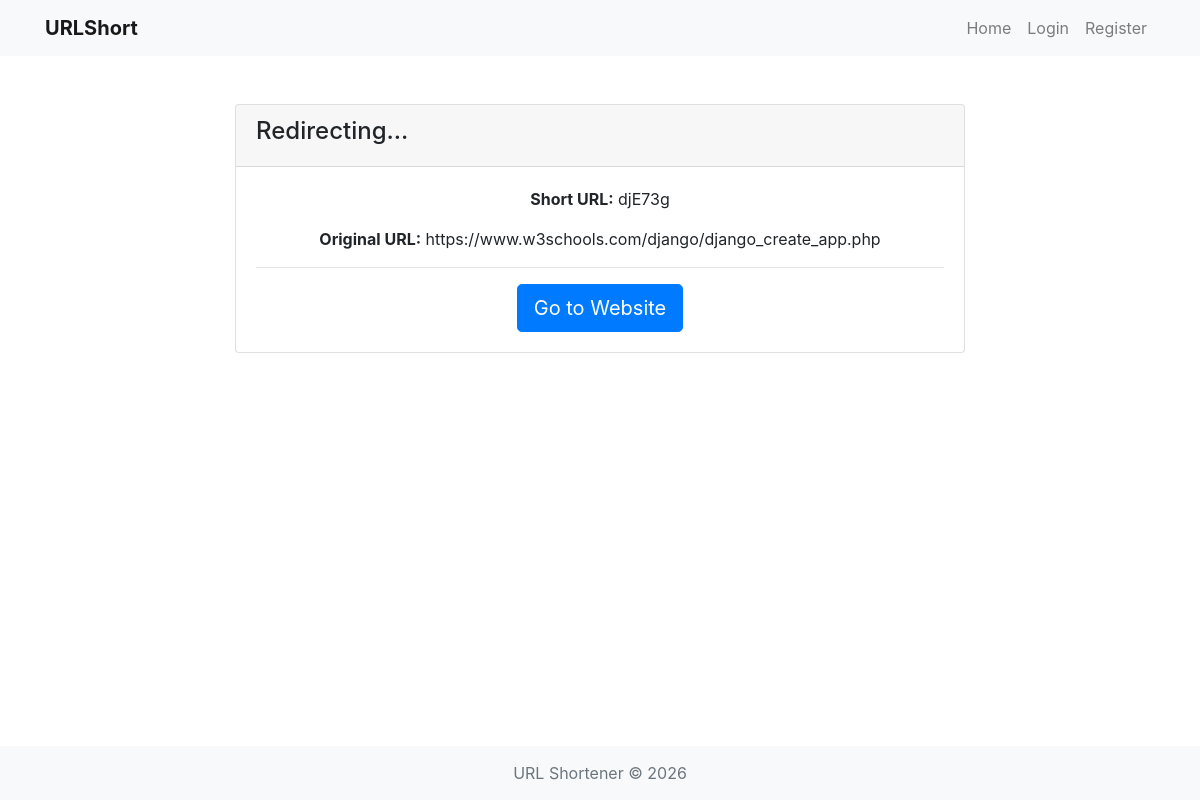
Screenshot of /djE73g/ with the database file from the repository.
### urlshort/models.py (models this page shows, shortened)
class ShortURL(models.Model):
    original_url = models.URLField(max_length=700)
    short_url = models.CharField(max_length=100, unique=True)
    time_date_created = models.DateTimeField(auto_now_add=True)
    click_count = models.IntegerField(default=0)
    user = models.ForeignKey(User, on_delete=models.CASCADE, null=True, blank=True)
    expires_at = models.DateTimeField(null=True, blank=True)
    def is_expired(self):
        if self.expires_at is None:
            return False
        return timezone.now() > self.expires_at

### urlshort/views.py (the view)
# urls.py: path('<str:url>/', views.redirect_url, name='redirect_url'),
def redirect_url(request, url):
    try:
        url_obj = ShortURL.objects.get(short_url=url)
        if url_obj.is_expired():
            return render(request, 'expired.html', {'obj': url_obj})
        url_obj.click_count = url_obj.click_count + 1
        url_obj.save()
        context = {'obj': url_obj}
        return render(request, 'redirect.html', context)
    except ShortURL.DoesNotExist:
        return render(request, 'pagenotfound.html')

### templates/redirect.html
{% extends 'base.html' %}
{% block content %}
<div class="container mt-5">
    <div class="row justify-content-center">
        <div class="col-md-8">
            <div class="card">
                <div class="card-header">
                    <h4>Redirecting...</h4>
                </div>
                <div class="card-body text-center">
                    <p><strong>Short URL:</strong> {{ obj.short_url }}</p>
                    <p><strong>Original URL:</strong> {{ obj.original_url }}</p>
                    <hr>
                    <a href="{{ obj.original_url }}" class="btn btn-primary btn-lg">Go to Website</a>
                </div>
            </div>
        </div>
    </div>
</div>
{% endblock content %}

### templates/base.html (style rules this page uses)
body { min-height: 100vh; display: flex; flex-direction: column; }

### rows the page displays
ShortURL: short_url "djE73g", original_url "https://www.w3schools.com/django/django_create_app.php"
